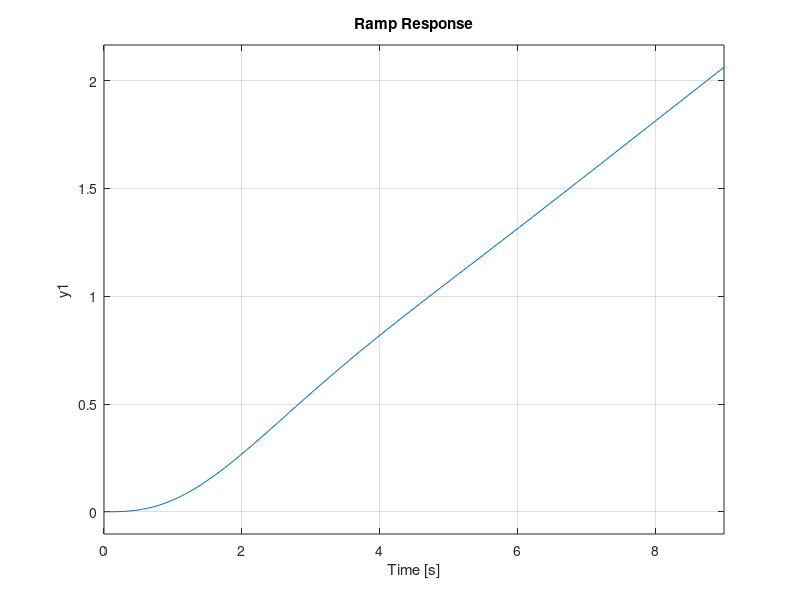

Reproduce this figure in MATLAB.
%stepinfo not included in octave yet (time response)

	num=[1];
	denom=[2 3 4]
	s=tf('s')
	G=tf(num,denom)

	subplot(3,1,1)
	step(G)
	title('Step Response','fontweight','bold')

	subplot(3,1,2)
	impulse(G)
	title('Impulse Response','fontweight','bold')

	subplot(3,1,3)
	H=G/s;
	step(H)
	title('Ramp Response','fontweight','bold')

